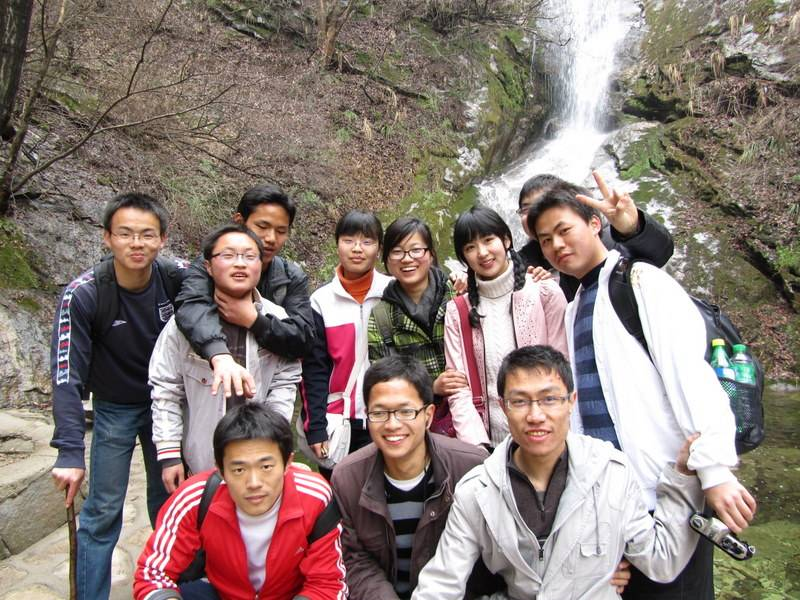
#> input picture faces.jpeg, 800 x 600 px
$ python canny.py
#> lines starting #> are read from the running program, lines starting #| are printed output that depends on the picture; after the words box and inside, x2 and y2 are one past the last pixel; in counts of white or black regions, pixels touching at a corner belong together
import numpy as np
import cv2

image = cv2.imread("../faces.jpeg")
#> image is the input picture: shape (600, 800, 3); mean B, G, R 117, 123.4, 138.2
image = cv2.cvtColor(image, cv2.COLOR_BGR2GRAY)
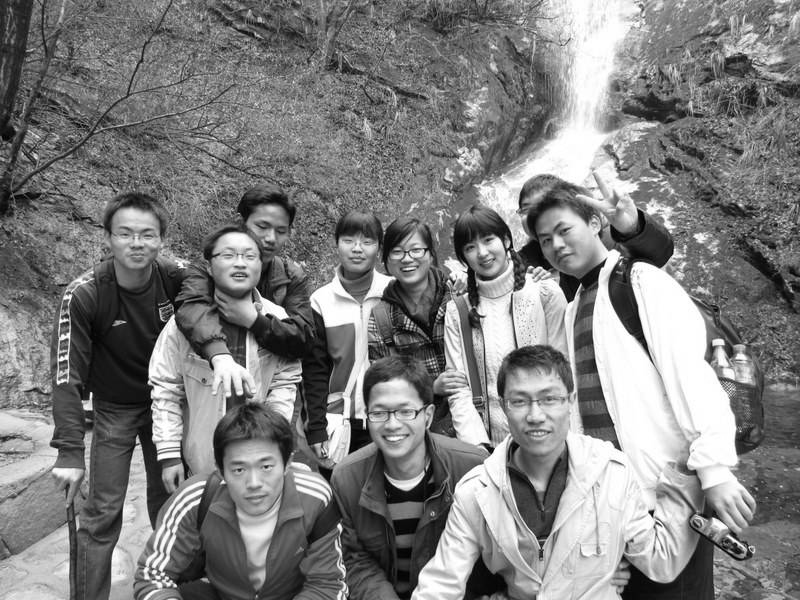
#> image: shape (600, 800); min 0, max 255, mean 127.1
blurred = cv2.GaussianBlur(image, (5, 5), 0)
cv2.imshow("Blurred", blurred)

canny = cv2.Canny(image, 30, 150)
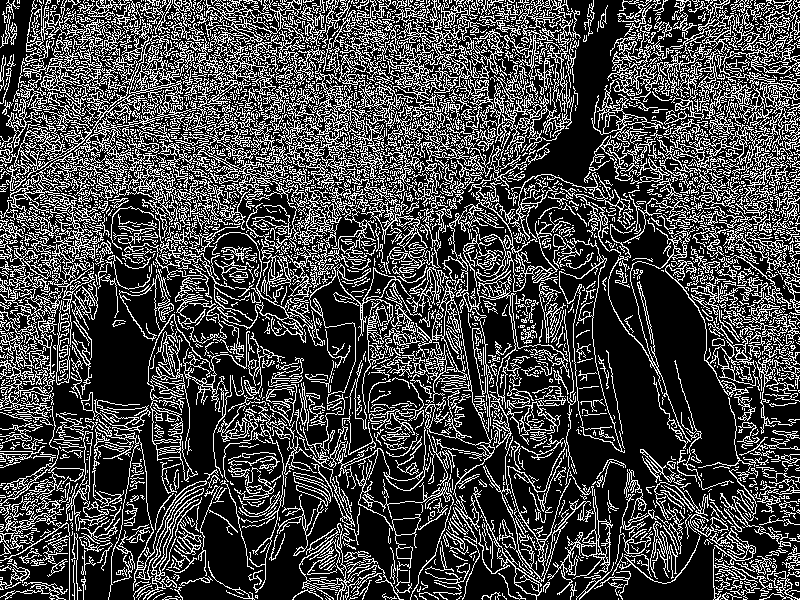
#> canny: shape (600, 800); 27.2% white in thin lines or dots
cv2.imshow("Canny", canny)
cv2.waitKey(0)

$ run again, with face.JPG copied over faces.jpeg
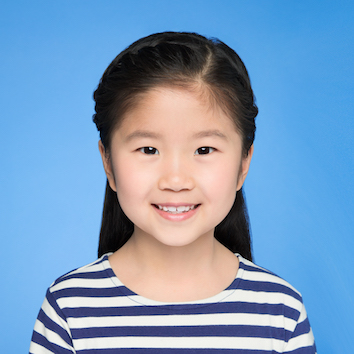
#> input picture face.JPG, 354 x 354 px
#> image is the input picture: shape (354, 354, 3); mean B, G, R 189.3, 155.3, 122.9
#> image: shape (354, 354)
#> `blurred = cv2.GaussianBlur(image, (5, 5), 0)`:
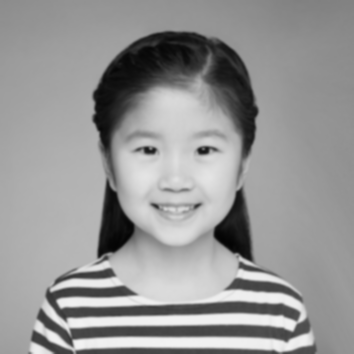
#> blurred: shape (354, 354); min 3, max 243, mean 149.5
#> `canny = cv2.Canny(image, 30, 150)`:
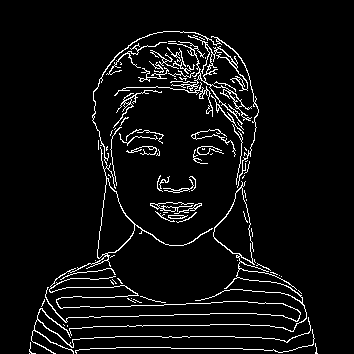
#> canny: shape (354, 354); 5.5% white in thin lines or dots, all inside (x1, y1, x2, y2) = (29, 31, 318, 354)
